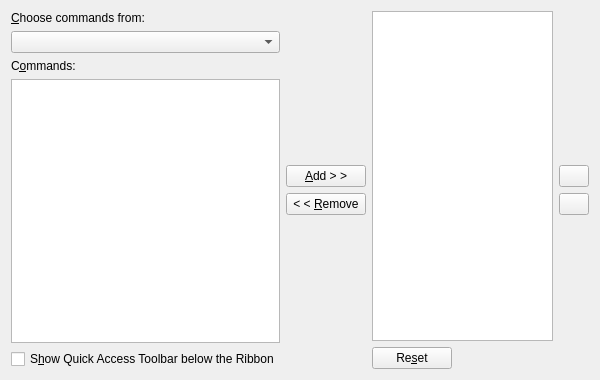
<?xml version="1.0" encoding="UTF-8"?>
<ui version="4.0">
 <class>RibbonQuickAccessBarCustomizePage</class>
 <widget class="QWidget" name="RibbonQuickAccessBarCustomizePage">
  <property name="geometry">
   <rect>
    <x>0</x>
    <y>0</y>
    <width>600</width>
    <height>380</height>
   </rect>
  </property>
  <property name="minimumSize">
   <size>
    <width>600</width>
    <height>380</height>
   </size>
  </property>
  <property name="windowTitle">
   <string>Quick Access Toolbar</string>
  </property>
  <property name="statusTip">
   <string>Customize the Quick Access Toolbar</string>
  </property>
  <layout class="QHBoxLayout" name="horizontalLayout" stretch="0,0,0,1">
   <item>
    <layout class="QVBoxLayout" name="verticalLayout_3" stretch="0,1,0,0,0">
     <item>
      <widget class="QLabel" name="labelCommandsFrom">
       <property name="text">
        <string>&amp;Choose commands from:</string>
       </property>
       <property name="textFormat">
        <enum>Qt::AutoText</enum>
       </property>
       <property name="wordWrap">
        <bool>false</bool>
       </property>
       <property name="openExternalLinks">
        <bool>false</bool>
       </property>
       <property name="textInteractionFlags">
        <set>Qt::LinksAccessibleByMouse</set>
       </property>
       <property name="buddy">
        <cstring>comboBoxSourceCategory</cstring>
       </property>
      </widget>
     </item>
     <item>
      <widget class="QComboBox" name="comboBoxSourceCategory"/>
     </item>
     <item>
      <widget class="QLabel" name="labelCommands">
       <property name="text">
        <string>C&amp;ommands:</string>
       </property>
       <property name="textInteractionFlags">
        <set>Qt::LinksAccessibleByMouse</set>
       </property>
       <property name="buddy">
        <cstring>commandsList</cstring>
       </property>
      </widget>
     </item>
     <item>
      <widget class="QListWidget" name="commandsList"/>
     </item>
     <item>
      <widget class="QCheckBox" name="checkBoxQATOn">
       <property name="text">
        <string>S&amp;how Quick Access Toolbar below the Ribbon</string>
       </property>
      </widget>
     </item>
    </layout>
   </item>
   <item>
    <layout class="QVBoxLayout" name="verticalLayout" stretch="0,0,1,0">
     <property name="sizeConstraint">
      <enum>QLayout::SetDefaultConstraint</enum>
     </property>
     <item>
      <spacer name="verticalSpacer">
       <property name="orientation">
        <enum>Qt::Vertical</enum>
       </property>
       <property name="sizeType">
        <enum>QSizePolicy::MinimumExpanding</enum>
       </property>
       <property name="sizeHint" stdset="0">
        <size>
         <width>20</width>
         <height>40</height>
        </size>
       </property>
      </spacer>
     </item>
     <item>
      <widget class="QPushButton" name="addButton">
       <property name="sizePolicy">
        <sizepolicy hsizetype="Fixed" vsizetype="Fixed">
         <horstretch>0</horstretch>
         <verstretch>0</verstretch>
        </sizepolicy>
       </property>
       <property name="text">
        <string>&amp;Add &gt; &gt;</string>
       </property>
       <property name="autoDefault">
        <bool>false</bool>
       </property>
      </widget>
     </item>
     <item>
      <widget class="QPushButton" name="removeButton">
       <property name="sizePolicy">
        <sizepolicy hsizetype="Fixed" vsizetype="Fixed">
         <horstretch>0</horstretch>
         <verstretch>0</verstretch>
        </sizepolicy>
       </property>
       <property name="text">
        <string>&lt; &lt; &amp;Remove</string>
       </property>
      </widget>
     </item>
     <item>
      <spacer name="verticalSpacer_2">
       <property name="orientation">
        <enum>Qt::Vertical</enum>
       </property>
       <property name="sizeType">
        <enum>QSizePolicy::MinimumExpanding</enum>
       </property>
       <property name="sizeHint" stdset="0">
        <size>
         <width>20</width>
         <height>40</height>
        </size>
       </property>
      </spacer>
     </item>
    </layout>
   </item>
   <item>
    <layout class="QVBoxLayout" name="verticalLayout_2">
     <item>
      <widget class="QListWidget" name="quickAccessBarList"/>
     </item>
     <item>
      <widget class="QPushButton" name="pushButtonReset">
       <property name="sizePolicy">
        <sizepolicy hsizetype="Fixed" vsizetype="Fixed">
         <horstretch>0</horstretch>
         <verstretch>0</verstretch>
        </sizepolicy>
       </property>
       <property name="text">
        <string>Re&amp;set</string>
       </property>
      </widget>
     </item>
    </layout>
   </item>
   <item>
    <layout class="QVBoxLayout" name="verticalLayout_4">
     <item>
      <spacer name="verticalSpacer_3">
       <property name="orientation">
        <enum>Qt::Vertical</enum>
       </property>
       <property name="sizeHint" stdset="0">
        <size>
         <width>20</width>
         <height>40</height>
        </size>
       </property>
      </spacer>
     </item>
     <item>
      <widget class="QPushButton" name="upButton">
       <property name="sizePolicy">
        <sizepolicy hsizetype="Fixed" vsizetype="Fixed">
         <horstretch>0</horstretch>
         <verstretch>0</verstretch>
        </sizepolicy>
       </property>
       <property name="minimumSize">
        <size>
         <width>0</width>
         <height>0</height>
        </size>
       </property>
       <property name="maximumSize">
        <size>
         <width>30</width>
         <height>30</height>
        </size>
       </property>
       <property name="text">
        <string/>
       </property>
      </widget>
     </item>
     <item>
      <widget class="QPushButton" name="downButton">
       <property name="sizePolicy">
        <sizepolicy hsizetype="Fixed" vsizetype="Fixed">
         <horstretch>0</horstretch>
         <verstretch>0</verstretch>
        </sizepolicy>
       </property>
       <property name="minimumSize">
        <size>
         <width>0</width>
         <height>0</height>
        </size>
       </property>
       <property name="maximumSize">
        <size>
         <width>30</width>
         <height>30</height>
        </size>
       </property>
       <property name="text">
        <string/>
       </property>
       <property name="flat">
        <bool>false</bool>
       </property>
      </widget>
     </item>
     <item>
      <spacer name="verticalSpacer_4">
       <property name="orientation">
        <enum>Qt::Vertical</enum>
       </property>
       <property name="sizeHint" stdset="0">
        <size>
         <width>20</width>
         <height>40</height>
        </size>
       </property>
      </spacer>
     </item>
    </layout>
   </item>
  </layout>
 </widget>
 <resources/>
 <connections/>
</ui>
